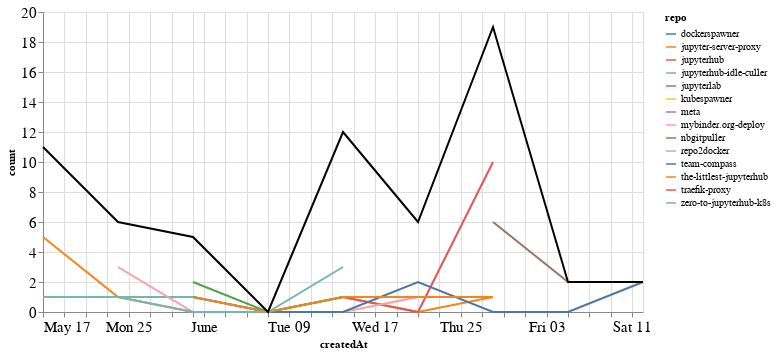

The code cell stored with this chart in its notebook:
### Markdown cell above
## Comments

### Code cell
comments_time = comments.groupby('repo').resample('W', on='createdAt').count()['author'].reset_index()
comments_time = comments_time.rename(columns={'author': 'count'})
comments_time_total = comments_time.groupby('createdAt').agg({"count": "sum"}).reset_index()
ch1 = alt.Chart(comments_time, width=600).mark_line().encode(
    x='createdAt',
    y='count',
    color='repo',
    tooltip="repo"
)

ch2 = alt.Chart(comments_time_total, width=600).mark_line(color="black").encode(
    x='createdAt',
    y='count',
)

ch1 + ch2

### Figure 1 — Vega-Lite specification as saved in the notebook (floating-point values rounded to 4 significant figures)
{"config": {"axisLeft": {"labelFontSize": 15}, "axisBottom": {"labelFontSize": 15}}, "layer": [{"data": {"name": "data-51bb6b998dbc16e6aaa6ab6850e9f619"}, "mark": "line", "encoding": {"color": {"type": "nominal", "field": "repo"}, "tooltip": {"type": "nominal", "field": "repo"}, "x": {"type": "temporal", "field": "createdAt"}, "y": {"type": "quantitative", "field": "count"}}, "width": 600}, {"data": {"name": "data-0e6df0a11e2fc703265ea8fb39e72f00"}, "mark": {"type": "line", "color": "black"}, "encoding": {"x": {"type": "temporal", "field": "createdAt"}, "y": {"type": "quantitative", "field": "count"}}, "width": 600}], "$schema": "https://vega.github.io/schema/vega-lite/v4.8.1.json", "datasets": {"data-51bb6b998dbc16e6aaa6ab6850e9f619": [{"repo": "dockerspawner", "createdAt": "2020-06-14T00:00:00", "count": 4}, {"repo": "jupyter-server-proxy", "createdAt": "2020-05-17T00:00:00", "count": 5}, {"repo": "jupyter-server-proxy", "createdAt": "2020-05-24T00:00:00", "count": 1}, {"repo": "jupyter-server-proxy", "createdAt": "2020-05-31T00:00:00", "count": 0}, {"repo": "jupyter-server-proxy", "createdAt": "2020-06-07T00:00:00", "count": 0}, {"repo": "jupyter-server-proxy", "createdAt": "2020-06-14T00:00:00", "count": 1}, {"repo": "jupyter-server-proxy", "createdAt": "2020-06-21T00:00:00", "count": 0}, {"repo": "jupyter-server-proxy", "createdAt": "2020-06-28T00:00:00", "count": 1}, {"repo": "jupyterhub", "createdAt": "2020-06-14T00:00:00", "count": 1}, {"repo": "jupyterhub", "createdAt": "2020-06-21T00:00:00", "count": 0}, {"repo": "jupyterhub", "createdAt": "2020-06-28T00:00:00", "count": 10}, {"repo": "jupyterhub-idle-culler", "createdAt": "2020-05-24T00:00:00", "count": 1}, {"repo": "jupyterhub-idle-culler", "createdAt": "2020-05-31T00:00:00", "count": 1}, {"repo": "jupyterhub-idle-culler", "createdAt": "2020-06-07T00:00:00", "count": 0}, {"repo": "jupyterhub-idle-culler", "createdAt": "2020-06-14T00:00:00", "count": 1}, {"repo": "jupyterhub-idle-culler", "createdAt": "2020-06-21T00:00:00", "count": 1}, {"repo": "jupyterlab", "createdAt": "2020-05-31T00:00:00", "count": 2}, {"repo": "jupyterlab", "createdAt": "2020-06-07T00:00:00", "count": 0}, {"repo": "jupyterlab", "createdAt": "2020-06-14T00:00:00", "count": 1}, {"repo": "kubespawner", "createdAt": "2020-06-21T00:00:00", "count": 1}, {"repo": "meta", "createdAt": "2020-06-28T00:00:00", "count": 1}, {"repo": "mybinder.org-deploy", "createdAt": "2020-05-24T00:00:00", "count": 3}, {"repo": "mybinder.org-deploy", "createdAt": "2020-05-31T00:00:00", "count": 0}, {"repo": "mybinder.org-deploy", "createdAt": "2020-06-07T00:00:00", "count": 0}, {"repo": "mybinder.org-deploy", "createdAt": "2020-06-14T00:00:00", "count": 0}, {"repo": "mybinder.org-deploy", "createdAt": "2020-06-21T00:00:00", "count": 1}, {"repo": "nbgitpuller", "createdAt": "2020-06-28T00:00:00", "count": 6}, {"repo": "nbgitpuller", "createdAt": "2020-07-05T00:00:00", "count": 2}, {"repo": "repo2docker", "createdAt": "2020-05-17T00:00:00", "count": 1}, {"repo": "team-compass", "createdAt": "2020-05-31T00:00:00", "count": 1}, {"repo": "team-compass", "createdAt": "2020-06-07T00:00:00", "count": 0}, {"repo": "team-compass", "createdAt": "2020-06-14T00:00:00", "count": 0}, {"repo": "team-compass", "createdAt": "2020-06-21T00:00:00", "count": 2}, {"repo": "team-compass", "createdAt": "2020-06-28T00:00:00", "count": 0}, {"repo": "team-compass", "createdAt": "2020-07-05T00:00:00", "count": 0}, {"repo": "team-compass", "createdAt": "2020-07-12T00:00:00", "count": 2}, {"repo": "the-littlest-jupyterhub", "createdAt": "2020-05-31T00:00:00", "count": 1}, {"repo": "the-littlest-jupyterhub", "createdAt": "2020-06-07T00:00:00", "count": 0}, {"repo": "the-littlest-jupyterhub", "createdAt": "2020-06-14T00:00:00", "count": 1}, {"repo": "the-littlest-jupyterhub", "createdAt": "2020-06-21T00:00:00", "count": 1}, {"repo": "the-littlest-jupyterhub", "createdAt": "2020-06-28T00:00:00", "count": 1}, {"repo": "traefik-proxy", "createdAt": "2020-05-17T00:00:00", "count": 4}, {"repo": "zero-to-jupyterhub-k8s", "createdAt": "2020-05-17T00:00:00", "count": 1}, {"repo": "zero-to-jupyterhub-k8s", "createdAt": "2020-05-24T00:00:00", "count": 1}, {"repo": "zero-to-jupyterhub-k8s", "createdAt": "2020-05-31T00:00:00", "count": 0}, {"repo": "zero-to-jupyterhub-k8s", "createdAt": "2020-06-07T00:00:00", "count": 0}, {"repo": "zero-to-jupyterhub-k8s", "createdAt": "2020-06-14T00:00:00", "count": 3}], "data-0e6df0a11e2fc703265ea8fb39e72f00": [{"createdAt": "2020-05-17T00:00:00", "count": 11}, {"createdAt": "2020-05-24T00:00:00", "count": 6}, {"createdAt": "2020-05-31T00:00:00", "count": 5}, {"createdAt": "2020-06-07T00:00:00", "count": 0}, {"createdAt": "2020-06-14T00:00:00", "count": 12}, {"createdAt": "2020-06-21T00:00:00", "count": 6}, {"createdAt": "2020-06-28T00:00:00", "count": 19}, {"createdAt": "2020-07-05T00:00:00", "count": 2}, {"createdAt": "2020-07-12T00:00:00", "count": 2}]}}
